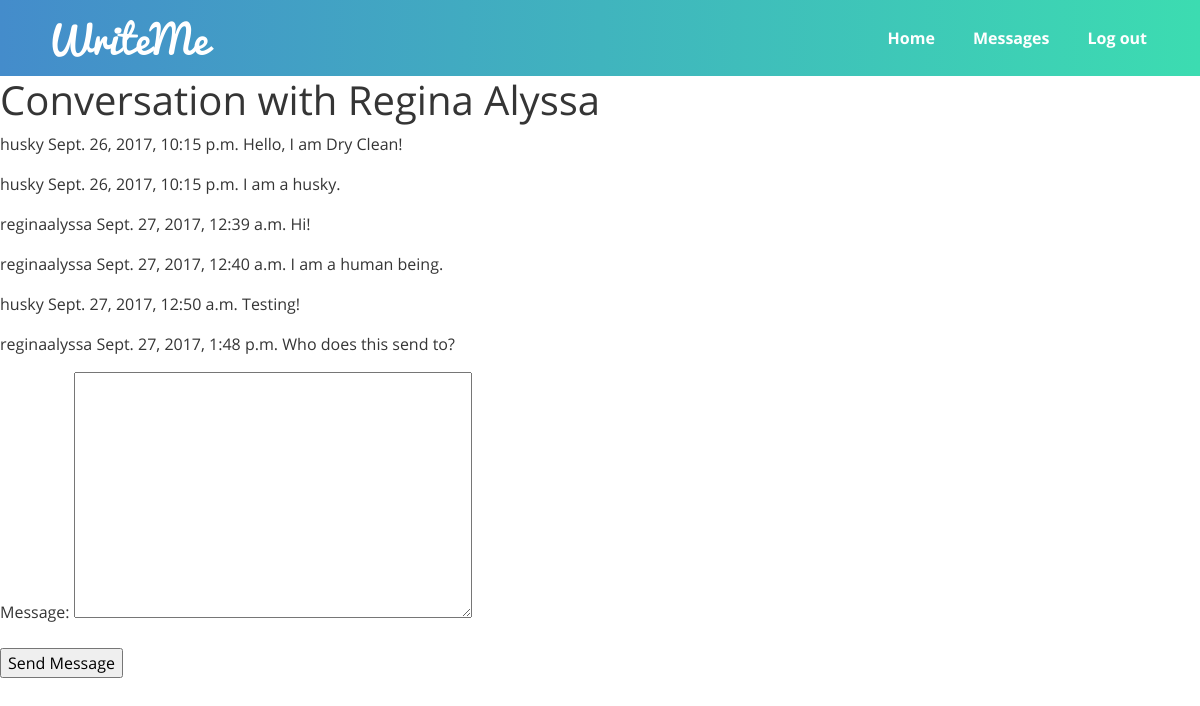
The page /messages/reginaalyssa/ (signed in) on the database its author committed.
### messaging/models.py (models this page shows)
class Message(models.Model):
    conversation = models.ForeignKey(Conversation)
    sender = models.ForeignKey(User)
    message = models.TextField()
    timestamp = models.DateTimeField(auto_now_add=True)
    unread_flag = models.BooleanField(default=True)

### messaging/views.py (the view, shortened to what this page needs)
# urls.py: url(r'^(?P<username>\w+)/$', ConversationMessagesListView.as_view(), name='conversation'),
class ConversationMessagesListView(NewMessageView):
    template_name = "messaging/conversation.html"
    form_class = NewMessageHiddenUserForm
    def get_queryset(self):
        user1 = self.request.user
        user2 = User.objects.get(username=self.kwargs.get('username'))
        try:
            conversation = Conversation.objects.get(
                (Q(user1=user1) & Q(user2=user2)) |
                (Q(user1=user2) & Q(user2=user1))
            )
        except Conversation.DoesNotExist:
            print("Did not retrieve conversation.")
            return None
        messages_list = Message.objects.filter(conversation=conversation).order_by('timestamp')
        messages_list.exclude(sender=user1).update(unread_flag=False)
        return messages_list
    def get_context_data(self, **kwargs):
        context = super(ConversationMessagesListView, self).get_context_data(**kwargs)
        context['conversation_user'] = get_object_or_404(User, username=self.kwargs.get('username'))
        context['messages_list'] = self.get_queryset()
        return context

### messaging/forms.py
class NewMessageHiddenUserForm(NewMessageForm):
    username = forms.CharField(widget=forms.HiddenInput())

### messaging/views.py (called while the page is built)
    def get_initial(self):
        initial = super(NewMessageView, self).get_initial()
        initial['username'] = self.kwargs.get('username')
        return initial

### messaging/templates/messaging/conversation.html (shortened to what this page needs)
{% extends "base.html" %}
{% block content %}
    <h1>Conversation with {{ conversation_user.first_name }} {{ conversation_user.last_name }}</h1>
    {% if messages_list %}
        {% for message in messages_list %}
            <p>
                {{ message.sender }}
                {{ message.timestamp }}
                {{ message.message }}
            </p>
        {% endfor %}
    {% else %}
        <p>You haven't made a conversation with {{ conversation_user.first_name }} yet.</p>
    {% endif %}
    <form action="" method="post">
        {{ form.as_p }}
        <input type="submit" value="Send Message" /><br />
    </form>
{% endblock %}

### static/css/style.css (style rules this page uses)
html { height: 100%; min-height: 410px; min-width: 320px; }
body { height: 100%; font-family: "OpenSans-Regular", sans-serif; color: #353535; }

### rows shown on the page
Message: sender "husky", timestamp "Sept. 26, 2017, 10:15 p.m.", message "Hello, I am Dry Clean!"
Message: sender "husky", timestamp "Sept. 26, 2017, 10:15 p.m.", message "I am a husky."
Message: sender "reginaalyssa", timestamp "Sept. 27, 2017, 12:39 a.m.", message "Hi!"
Message: sender "reginaalyssa", timestamp "Sept. 27, 2017, 12:40 a.m.", message "I am a human being."
Message: sender "husky", timestamp "Sept. 27, 2017, 12:50 a.m.", message "Testing!"
Message: sender "reginaalyssa", timestamp "Sept. 27, 2017, 1:48 p.m.", message "Who does this send to?"

### other values the page prints
{{ conversation_user.first_name }} "Regina"
{{ conversation_user.last_name }} "Alyssa"
